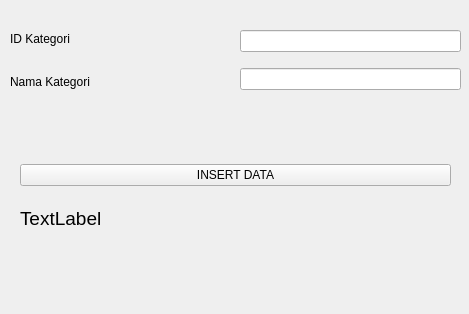
<?xml version="1.0" encoding="UTF-8"?>
<ui version="4.0">
 <class>Kategori</class>
 <widget class="QWidget" name="Kategori">
  <property name="geometry">
   <rect>
    <x>0</x>
    <y>0</y>
    <width>469</width>
    <height>314</height>
   </rect>
  </property>
  <property name="windowTitle">
   <string>Form</string>
  </property>
  <widget class="QWidget" name="verticalLayoutWidget">
   <property name="geometry">
    <rect>
     <x>10</x>
     <y>20</y>
     <width>221</width>
     <height>80</height>
    </rect>
   </property>
   <layout class="QVBoxLayout" name="verticalLayout">
    <item>
     <widget class="QLabel" name="label">
      <property name="text">
       <string>ID Kategori</string>
      </property>
     </widget>
    </item>
    <item>
     <widget class="QLabel" name="label_2">
      <property name="text">
       <string>Nama Kategori</string>
      </property>
     </widget>
    </item>
   </layout>
  </widget>
  <widget class="QWidget" name="verticalLayoutWidget_2">
   <property name="geometry">
    <rect>
     <x>240</x>
     <y>20</y>
     <width>221</width>
     <height>80</height>
    </rect>
   </property>
   <layout class="QVBoxLayout" name="verticalLayout_2">
    <item>
     <widget class="QLineEdit" name="lineEdit_id"/>
    </item>
    <item>
     <widget class="QLineEdit" name="lineEdit_nama"/>
    </item>
   </layout>
  </widget>
  <widget class="QWidget" name="horizontalLayoutWidget">
   <property name="geometry">
    <rect>
     <x>20</x>
     <y>160</y>
     <width>431</width>
     <height>31</height>
    </rect>
   </property>
   <layout class="QHBoxLayout" name="horizontalLayout_2">
    <item>
     <widget class="QPushButton" name="btnInsert">
      <property name="text">
       <string>INSERT DATA</string>
      </property>
     </widget>
    </item>
   </layout>
  </widget>
  <widget class="QLabel" name="labelResult">
   <property name="geometry">
    <rect>
     <x>20</x>
     <y>210</y>
     <width>141</width>
     <height>16</height>
    </rect>
   </property>
   <property name="font">
    <font>
     <pointsize>14</pointsize>
    </font>
   </property>
   <property name="text">
    <string>TextLabel</string>
   </property>
  </widget>
 </widget>
 <resources/>
 <connections/>
</ui>
